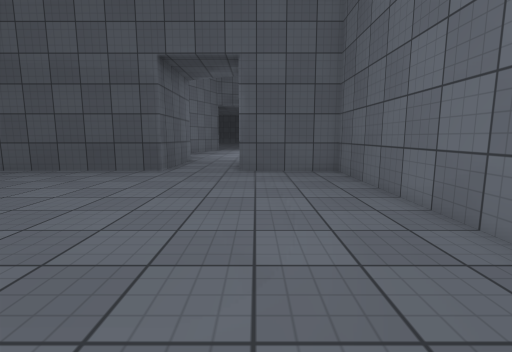
[1] (above)

20 first-person views from a walk through a 3-D level made in the Unity game engine. The camera is 1.2 m above the floor, tilts 8° down and sees 85° across. The floor is counted in squares, 1 m on a side. Each view is taken from the middle of a square. On the plan, view 1 faces up. The plan holds only what a view shows up to about 13 squares ahead; the rest is blank. The place goes on beyond the plan. The player is left out. Surface patterns are stand-ins for the level's own textures.

[2]
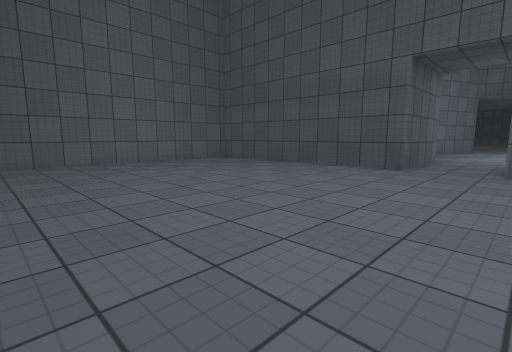

[3]
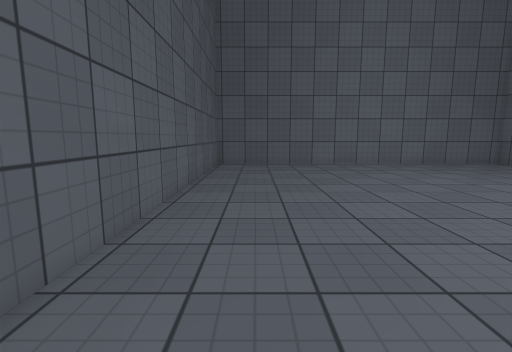

[4]
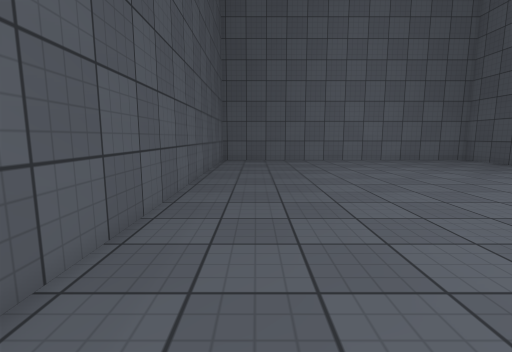

[5]
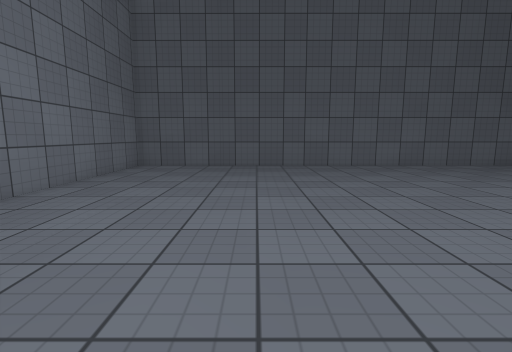

[6]
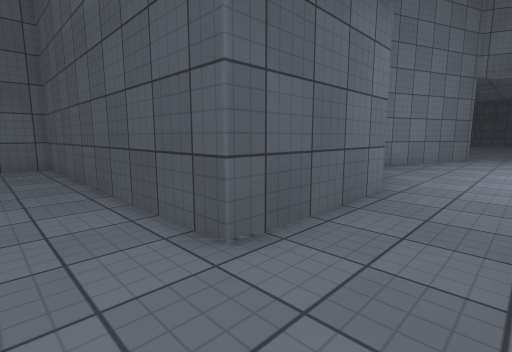

[7]
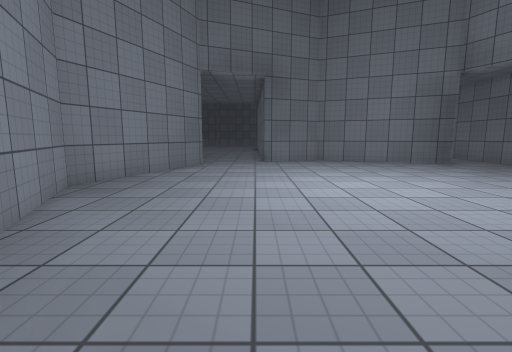

[8]
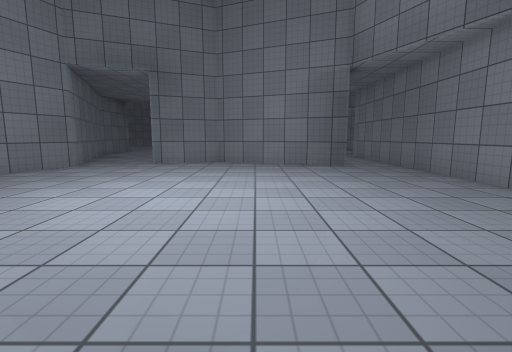

[9]
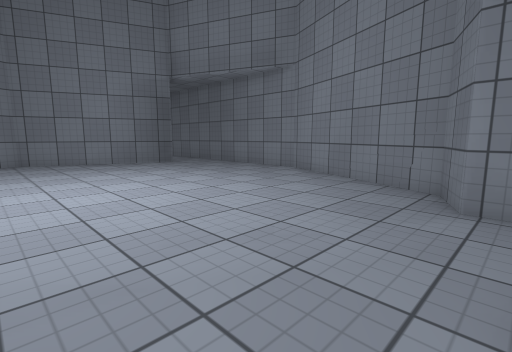

[10]
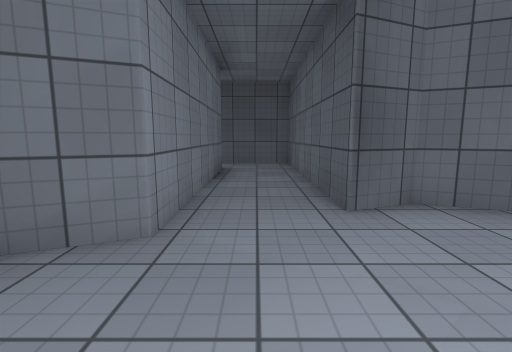

[11]
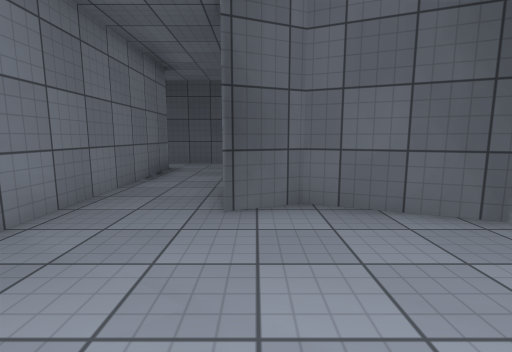

[12]
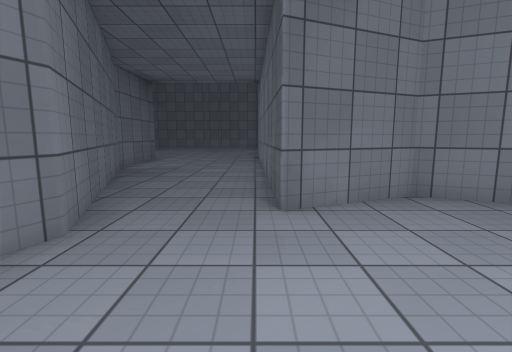

[13]
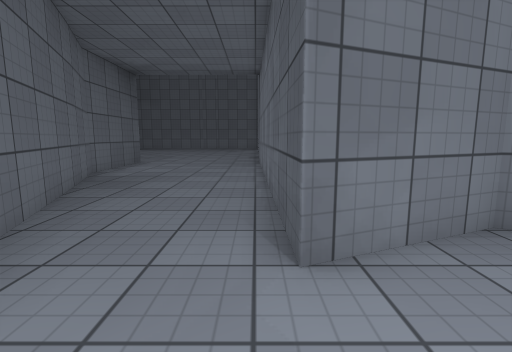

[14]
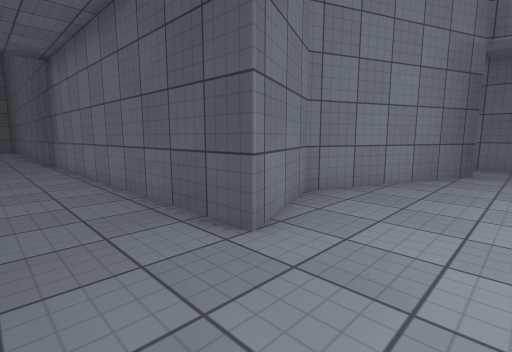

[15]
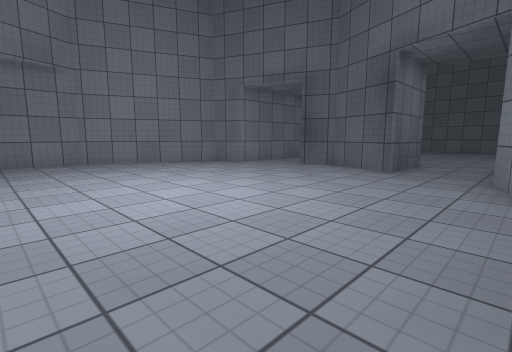

[16]
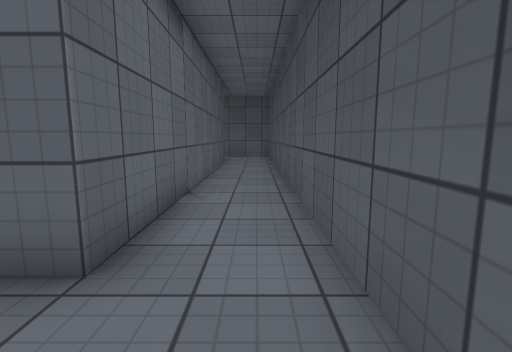

[17]
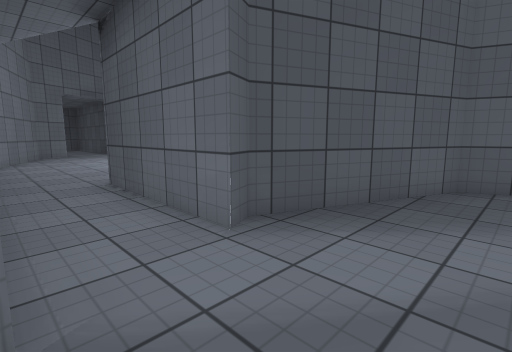

[18]
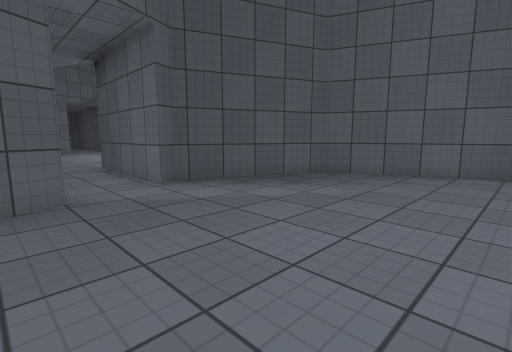

[19]
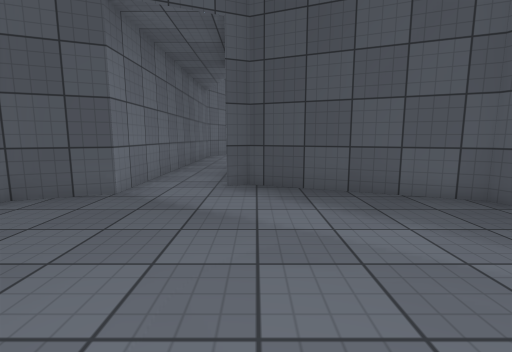

[20]
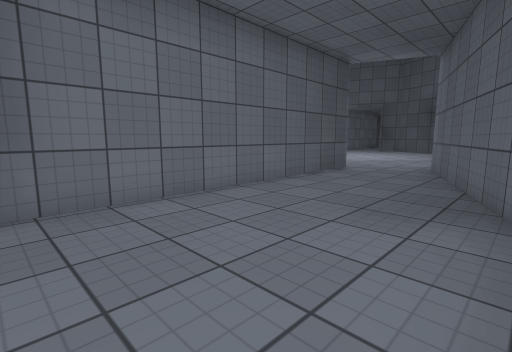

### Floor plan
Points are (right, up) in squares from view 1. A wall is a line through its corners. A room is listed if a view was taken in it or the views show most of it. See-through windows are left out.
Room 1 (views 1, 2, 3, 4, 5, 6)
walls: (-3.3, 9.9) (-13.5, 9.9) (-13.5, -2.7) (2.9, -2.7) (2.9, 9.9) (-0.6, 9.9)
ways out: opening at (-2, 10) to room 2
Room 2 (views 7, 8, 9, 10, 11, 12, 13, 14, 15, 16, 20)
walls: (7.6, 25.3) (2.2, 27.6) (-0.6, 26.4) (-0.9, 37.6); (-0.6, 9.9) (-0.6, 13.2) (2.1, 12) (3.5, 12.6) (3.5, 4.1) (11.5, 4.2); (11.6, 6.5) (6.3, 6.5) (6.3, 13.7) (7.7, 14.3) (9.9, 19.8) (9.9, 24.5); (-6.5, 37.3) (-6.5, 33.5) (-3.3, 25.3) (-5.6, 19.8) (-3.3, 14.3) (-3.3, 9.9)
ways out: opening at (-2, 10) to room 1; opening at (8.5, 25.5) to room 3
Room 3 (views 17, 18, 19)
walls: (0.8, 36.4) (2.7, 31.9) (7.1, 30) (7.7, 30.2) (7.6, 25.3); (9.9, 24.5) (10, 31.2) (11.5, 31.8)
ways out: opening at (8.5, 25.5) to room 2

Where each view was taken, in squares from view 1:
view 1: 0 up, 0 right, facing up
view 2: 1 down, 0 right, facing up-left
view 3: 1 down, 1 left, facing left
view 4: 1 down, 1 right, facing left
view 5: 9 up, 2 left, facing down
view 6: 8 up, 1 left, facing up-left
view 7: 13 up, 1 left, facing up
view 8: 14 up, 4 right, facing up
view 9: 13 up, 1 right, facing up-right
view 10: 17 up, 5 right, facing down
view 11: 17 up, 3 right, facing down
view 12: 22 up, 1 left, facing up
view 13: 24 up, 1 left, facing up
view 14: 24 up, 3 left, facing up-right
view 15: 23 up, 4 left, facing down-right
view 16: 5 up, 4 right, facing right
view 17: 33 up, 10 right, facing down-left
view 18: 37 up, 11 right, facing down-left
view 19: 37 up, 7 right, facing down
view 20: 37 up, 6 left, facing down-right
